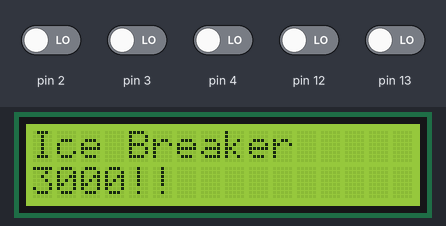
Bench run of a sketch on a simulated Arduino Uno, built with avr-gcc and run on an emulated ATmega328P. On the bench: 16×2 character LCD. Inputs (shaded band) come from the test bench; at power-on: pin 2–4, pin 12, pin 13 LOW.

Above: at 1.2 s.
1.3 s: pin 4 driven HIGH
At 1.72 s:
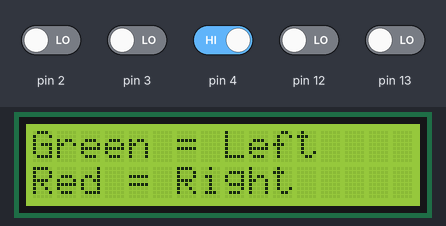
At 5.3 s:
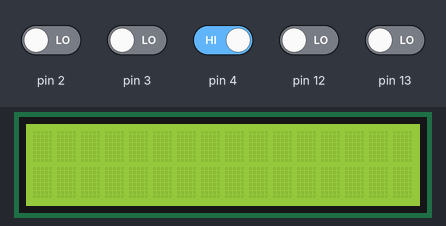
5.4 s: pin 4 driven HIGH
Timing chart, 0 to 8.4 s (numbered marks = the images above; inputs shaded):
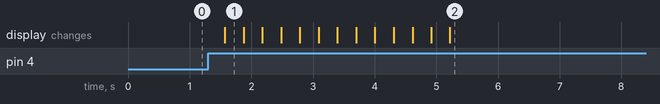

Measured:
- after the input at 1.3 s, the display: changes after 0.27 s (image 1)
- after the input at 5.4 s, every drawn part: stays the same

The sketch:

matchmaker3000.ino
```cpp
#include <LiquidCrystal.h>/* defining the library for the LCD*/

LiquidCrystal lcd(6, 7, 8, 9, 10, 11); //rs, en, d4, d5, d6, d7/
//need to make a list of questionslong


float matchCount = 0; // this is the count of matches

int tracker = 0;

double finalrationcount; // this is the % of the matches


int buttonstate1Red;
int buttonState1Green;
int buttonState2Red;
int buttonState2Green;

void setup(){

  lcd.begin(16, 2);
  lcd.setCursor(0, 0);
  lcd.print("Ice Breaker ");
  lcd.setCursor(0, 1);
  // print to the second line

  /*
  float a = (float) 2/10;
  lcd.print(a);
  */

  lcd.print("3000!!");
}


void loop() {
  /*
  buttonStateNext = digitalRead(4); // this is the start or next button for the question


  buttonstate1Red = digitalRead(2); // this detects the user 1 red button
  buttonState1Green = digitalRead(3); // this detects the user 1 green button

  buttonState2Red = digitalRead(13); // this detects the user 2 red button
  buttonState2Green = digitalRead(12); // this detects the user 2 green button

  */

  if(digitalRead(2) == HIGH){
    buttonState1Green = 1;
  }

  if(digitalRead(3) == HIGH){
    buttonstate1Red = 1;
  }

  if(digitalRead(12) == HIGH){
    buttonState2Green = 1;
  }

  if(digitalRead(13) == HIGH){
    buttonState2Red = 1;
  }


  // if the next question button is pressed, it goes to the next questions
  if(digitalRead(4) == HIGH){
    question();

  }


  delay(300);

}


void question(){

                  // left green         left red        right green         right red
   scoreTracker(buttonState1Green, buttonstate1Red, buttonState2Green, buttonState2Red); // this tracks the matching scores from each question
                  // left green         left red        right green         right red
   resetScore(buttonState1Green, buttonstate1Red, buttonState2Green, buttonState2Red); // once the score is tracked, it is then reset for the next round


    tracker += 1;
    lcd.clear();

    //tracker increase cuasing the options to change
    switch(tracker){

    case 1:
      lcd.setCursor(0, 0);
      lcd.print("Green = Left");
      lcd.setCursor(0, 1);

      lcd.print("Red = Right");


      break;

    case 2:
      lcd.setCursor(0, 0);
      lcd.print("Cats or Dogs");
      lcd.setCursor(0, 1);

      break;

    case 3:
      lcd.setCursor(0, 0);
      lcd.print("Noodles or Rice");
      lcd.setCursor(0, 1);

      break;

    case 4:
      lcd.setCursor(0, 0);
      lcd.print("Beach or Pool");
      lcd.setCursor(0, 1);

      break;


    case 5:
      lcd.setCursor(0, 0);
      lcd.print("Wine or Beer");
      lcd.setCursor(0, 1);

      break;


    case 6:
      lcd.setCursor(0, 0);
      lcd.print("Summer/Winter");
      lcd.setCursor(0, 1);

      break;


    case 7:
      lcd.setCursor(0, 0);
      lcd.print("Coffee or Tea");
      lcd.setCursor(0, 1);

      break;


    case 8:
      lcd.setCursor(0, 0);
      lcd.print("Drive or Walk");
      lcd.setCursor(0, 1);

      break;


    case 9:
      lcd.setCursor(0, 0);
      lcd.print("Burger or Pizza");
      lcd.setCursor(0, 1);

      break;


    case 10:
      lcd.setCursor(0, 0);
      lcd.print("Sweet / Salty?");
      lcd.setCursor(0, 1);

      break;


    case 11:
      lcd.setCursor(0, 0);
      lcd.print("Morning or Night");
      lcd.setCursor(0, 1);

      break;


    case 12:
      lcd.setCursor(0, 0);
      lcd.print("You are: ");
      lcd.setCursor(0, 1);
      float finalrationcount = (matchCount/10) * 100;

      lcd.print(String(finalrationcount) + String("% match")); // String("1234 ") + String(number)

      break;

    case 13:
      lcd.setCursor(0, 0);
      lcd.print("Press Restart");
      lcd.setCursor(0, 1);
      lcd.print("to play again");


      break;

  }

  //return an item from the list
}


// when both users press the same type of button it is recorded as a match,
int scoreTracker(int u1red, int u1green, int u2red, int u2green){
  if(u1red == 1 && u2red==1){
    matchCount ++;
  }

  if(u1green == 1 && u2green==1){
    matchCount ++;
  }

}

// this resets the button state after each question
void resetScore(int u1green, int u1red, int u2green, int u2red){
  if(u1red == 1){
    buttonstate1Red -= buttonstate1Red;
  }

  if(u1green == 1){
    buttonState1Green -=buttonState1Green ;
  }

  if(u2red == 1){
    buttonState2Red -= buttonState2Red;
  }

  if(u2green == 1){
    buttonState2Green -=buttonState2Green;
  }

}
```
